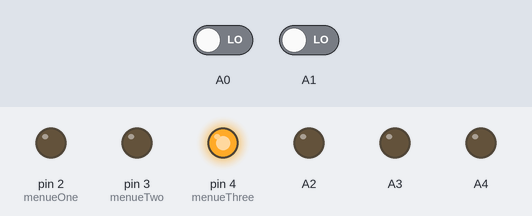
This sketch was run on a simulated Arduino Uno, built with avr-gcc and run on an emulated ATmega328P. Parts: output pins drawn as LEDs (lit = HIGH). Dashed ring = blinking. The inputs (shaded band) are chosen by the test bench; at power-on: A1 LOW, A0 LOW. Storage starts empty; the audio player accepts every command and is not drawn; what the sketch prints to the serial monitor is not drawn.

Above: at 6.0 s.
6.1 s: A1 driven HIGH
At 6.6 s:
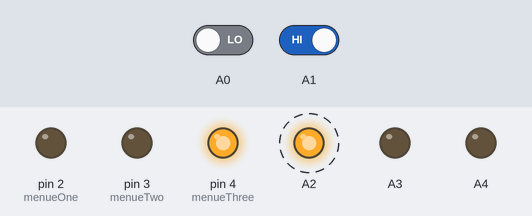
At 7.2 s:
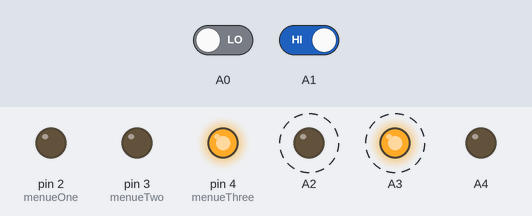
Timing chart, 0 to 15.1 s (numbered marks = the images above; inputs shaded):
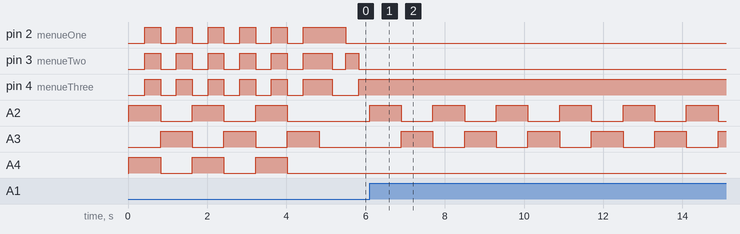

The sketch:

Robo_Girl.ino
```cpp
#include <SPI.h>
#include <SD.h>
#define SD_ChipSelectPin 10  //using digital pin 10 to connect to sd card
#include <TMRpcm.h>           //  also need to include this library...

TMRpcm tmrpcm;   // create an object for use in this sketch

          /*constants
          const int failureButtonPin = ;     // the number of the failure pushbutton pin
          const int winButtonPin = ;     // the number of the winning pushbutton pin
          const int redEarLeds =  ;      // the number of the sequence pin for failure
          const int headLeds =  ;      // the number of the sequence pin for winning
          */
          const int menueOne = 2;
          const int menueTwo = 3;
          const int menueThree = 4;
          // variables will change:
          int winButtonState = 0;             // variable for reading winning button status
          int failureButtonState = 0;         // variable for reading the failure pushbutton status
          int menueOneState = 0;
          int n = 0;

          void setup() {

            // initialize output pins:
            tmrpcm.speakerPin = 9;
            Serial.begin(9600);
            pinMode(A4, OUTPUT);
            pinMode(A3, OUTPUT);
            pinMode(A2, OUTPUT);
            pinMode(menueOne, OUTPUT);
            pinMode(menueTwo, OUTPUT);
            pinMode(menueThree, OUTPUT);

            // initialize the input pins:
            pinMode(A0, INPUT);
            pinMode(A1, INPUT);


            //the following is code for the intro sequence
            if (!SD.begin(SD_ChipSelectPin)) {  // see if the card is present and can be initialized:
              Serial.println("SD fail");
              return;   // don't do anything more if not
            }

             tmrpcm.setVolume(4);
             Serial.println(SD.exists("s.wav"));
              Serial.print(tmrpcm.isPlaying());
              tmrpcm.play("s.wav"); //the sound file "music" will play each time the arduino powers up, or is reset
                Serial.print(tmrpcm.isPlaying());

            int c = 0;
            while (c < 3) {
              digitalWrite(A3, LOW);   //red ears
              digitalWrite(A2, HIGH);  //face
              digitalWrite(A4, HIGH); // yellow ears
              digitalWrite(menueOne, LOW);
              digitalWrite(menueTwo, LOW);
              digitalWrite(menueThree, LOW);
              delay(400);
              digitalWrite(menueOne, HIGH);
              digitalWrite(menueTwo, HIGH);
              digitalWrite(menueThree, HIGH);
              delay(400);
              digitalWrite(A3, HIGH);
              digitalWrite(A2, LOW);
               digitalWrite(A4,LOW); // yellow ears
              digitalWrite(menueOne, LOW);
              digitalWrite(menueTwo, LOW);
              digitalWrite(menueThree, LOW);
              delay(400);
              digitalWrite(menueOne, HIGH);
              digitalWrite(menueTwo, HIGH);
              digitalWrite(menueThree, HIGH);
              delay(400);
              c++;
            }


          }


          void loop(){
            if (tmrpcm.isPlaying()){}
            else{
              tmrpcm.play("p.wav");
            }

            // read the state of winning and losing circuts
            failureButtonState = digitalRead(A0);
            winButtonState = digitalRead(A1);


            //the following manipulates the probabability of getting an even 10 millis to create a makeshift timer
            if ( millis() % 10 == 0) {
                  n++;
                  //test sequence for menue animation
                  if (n / 3 == 70) {
                  digitalWrite(menueTwo, LOW);
                  digitalWrite(menueThree, LOW);
                  digitalWrite(menueOne, HIGH);
                  }
                  else if (n / 3 == 140){
                  digitalWrite(menueOne, LOW);
                  digitalWrite(menueThree, LOW);
                  digitalWrite(menueTwo, HIGH);
                  }
                  else if (n / 3 == 210) {
                    digitalWrite(menueThree, HIGH);
                    digitalWrite(menueTwo, LOW);
                    digitalWrite(menueOne, LOW);
                  }
                 if (n == 630) {
                   n = 0;
                 }
            }


            // check if losing circut is complete
            if (failureButtonState == HIGH) {
              // turn failure sequence on:
              digitalWrite(A3, HIGH);
              tmrpcm.play("2.wav");
              while(tmrpcm.isPlaying()){}
            }
               else {
              // turn failure sequence off:
              digitalWrite(A3, LOW);
            }

            //check if winning circut is complete
            if (winButtonState == HIGH) {
              // turn winning sequence on:
              tmrpcm.play("3.wav");
              int c = 0;
              while (c < 5) {
                digitalWrite(A3, LOW);
                digitalWrite(A2, HIGH);
                delay(800);
                digitalWrite(A2, LOW);
                digitalWrite(A3, HIGH);
                delay(800);
                c++;
              }
            }
            else {
              // turn winning sequence off:
              digitalWrite(A2, LOW);
            }

          }
```

Measured:
- after the input at 6.1 s, pin 2 (menueOne), pin 3 (menueTwo): stops changing and stays LOW; pin 4 (menueThree): stops changing and stays HIGH; A2: alternates HIGH for 0.80 s and LOW for 0.80 s, starting at once; A3: alternates HIGH for 0.80 s and LOW for 0.80 s, starting after 0.80 s
- by itself, A3: alternates HIGH for 0.80 s and LOW for 0.80 s
